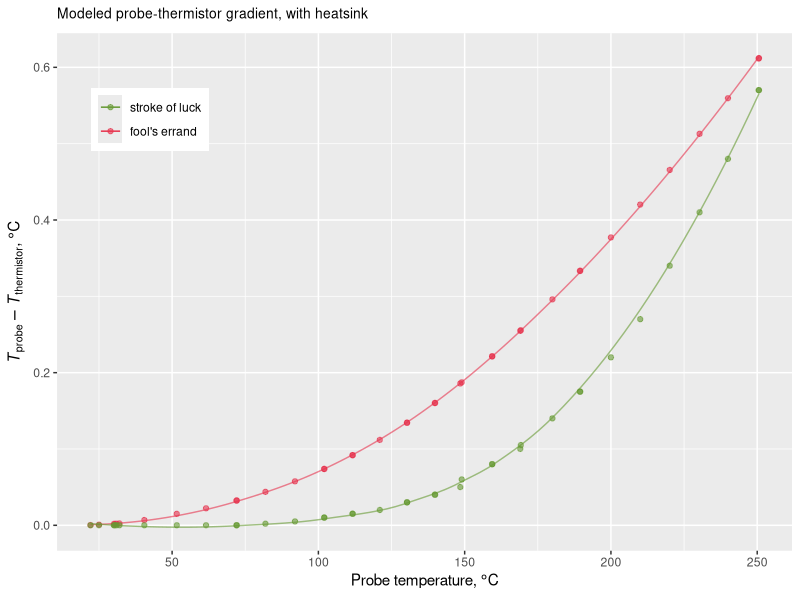

Write R code to recreate this figure.
library(ggplot2)


data <- read.table('simulation.tab')
names(data) = c('probe', 'thermistor', 'nozzle', 'heater')

data_h <- read.table('simulation.heatsink.tab')
names(data_h) = c('probe', 'thermistor', 'nozzle', 'heater')

#postscript(file='', command='cat', paper='special', onefile=F, horizontal=F, width=10, height=4, pointsize=8)
png(filename = 'gradient.heatsink.png', width = 1200, height = 600, pointsize = 16, bg = "white", res = 120)

ggplot() +
  scale_colour_manual('',
    values = c(rgb(0.4, 0.6, 0.2, 0.6), rgb(0.9, 0.2, 0.3, 0.6)),
    labels = c('stroke of luck', "fool's errand")
  ) +
  geom_point(data = data_h, mapping = aes(x = probe, y = 0.0001 - 0.15 * (probe - thermistor), color = 'b'), shape = 19, size = 1.5) +
  stat_smooth(data = data_h, mapping = aes(x = probe, y = 0.0001 - 0.15 * (probe - thermistor), color = 'b'), method = "loess", se = FALSE, size = 0.5) +
  geom_point(data = data, mapping = aes(x = probe, y = 0.0001 + probe - thermistor, color = 'a'), shape = 19, size = 1.5) +
  stat_smooth(data = data, mapping = aes(x = probe, y = 0.0001 + probe - thermistor, color = 'a'), method = "loess", se = FALSE, size = 0.5) +
  xlab(expression('Probe temperature, ' * degree * C)) +
  ylab(expression(italic(T)[probe] - italic(T)[thermistor] * ', ' * degree * C)) +
  ggtitle(bquote(paste('Modeled probe-thermistor gradient, with heatsink'))) +
  theme(legend.position = c(0.046, 0.895), legend.justification=c(0,1), legend.text.align = 0, legend.title = element_blank(), plot.title = element_text(size=10))
